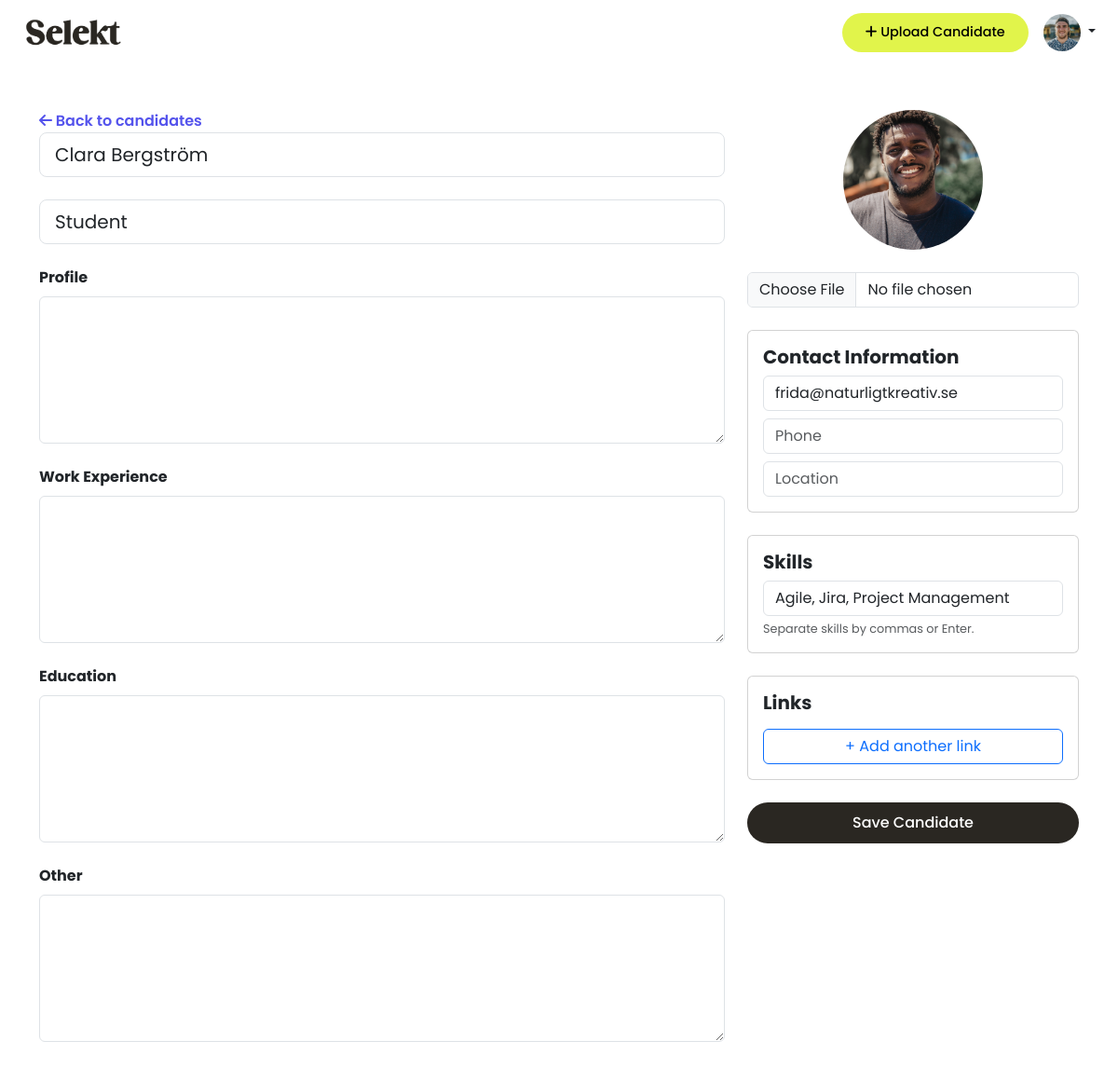
/candidates/11/edit/ (signed in), run on the app's committed database.
### candidates/models.py (models this page shows, shortened)
class Profile(models.Model):
    user = models.OneToOneField(User, on_delete=models.CASCADE)
    profile_image = models.ImageField(upload_to='profile_images/', blank=True, null=True)

class Candidate(models.Model):
    user = models.ForeignKey(User, on_delete=models.CASCADE)
    name = models.CharField(max_length=100)
    email = models.EmailField()
    phone_number = models.CharField(max_length=20, blank=True)
    job_title = models.CharField(max_length=100, blank=True)
    profile_summary = models.TextField(blank=True)
    work_experience = models.TextField(blank=True)
    education = models.TextField(blank=True)
    location = models.CharField(max_length=100, blank=True)
    links = models.CharField(max_length=255, blank=True, help_text="e.g. LinkedIn, GitHub URLs")
    profile_image = models.ImageField(upload_to='profile_images/', blank=True, null=True)
    other = models.TextField(blank=True)
    notes = models.TextField(blank=True)
    top_skills = models.CharField(
        max_length=255,
        blank=True,
        help_text="Write top skills separated by commas (e.g. Communication, Leadership, SQL)"
    )
    uploaded_at = models.DateTimeField(auto_now_add=True)

### candidates/views.py (the view, shortened to what this page needs)
# urls.py: path('<int:pk>/edit/', views.CandidateUpdateView.as_view(), name='candidate_edit'),
class CandidateUpdateView(UpdateView):
    model = Candidate
    fields = [
            'name', 'email', 'phone_number', 'job_title', 'profile_summary',
            'work_experience', 'education', 'location', 'links',
            'profile_image', 'other', 'notes', 'top_skills'
    ]
    template_name = 'candidate-form.html'
    def get_object(self, queryset=None):
        obj = super().get_object(queryset)
        if obj.user != self.request.user:
            raise Http404("This candidate does not belong to you.")
        return obj

### candidates/context_processors.py (called while the page is built)
def profile_picture(request):
    if request.user.is_authenticated:
        try:
            profile = request.user.profile
        except Profile.DoesNotExist:
            profile = None
    else:
        profile = None
    return {'profile': profile}

### templates/candidate-form.html (shortened to what this page needs)
{% extends 'base.html' %}
{% load static %}
{% block content %}
<div class="container py-5">
  <form method="post" enctype="multipart/form-data">
    <div class="row">
      <div class="col-md-8">
        <a href="{% url 'dashboard' %}" class="base-link"><i class="fa-solid fa-arrow-left"></i> Back to candidates</a>
        <div class="mb-4">
          <input type="text" name="name" class="form-control form-control-lg" placeholder="Name" value="{{ form.name.value|default_if_none:'' }}">
        </div>
        <div class="mb-4">
          <input type="text" name="job_title" class="form-control form-control-lg" placeholder="Job Title" value="{{ form.job_title.value|default_if_none:'' }}">
        </div>
        <div class="mb-4">
          <label class="form-label fw-bold">Profile</label>
          <textarea id="profile_summary" name="profile_summary" class="form-control wysiwyg" rows="6">{{ form.profile_summary.value|default_if_none:'' }}</textarea>
        </div>
        <div class="mb-4">
          <label class="form-label fw-bold">Work Experience</label>
          <textarea id="work_experience" name="work_experience" class="form-control wysiwyg" rows="6">{{ form.work_experience.value|default_if_none:'' }}</textarea>
        </div>
        <div class="mb-4">
          <label class="form-label fw-bold">Education</label>
          <textarea id="education" name="education" class="form-control wysiwyg" rows="6">{{ form.education.value|default_if_none:'' }}</textarea>
        </div>
        <div class="mb-4">
          <label class="form-label fw-bold">Other</label>
          <textarea id="other" name="other" class="form-control wysiwyg" rows="6">{{ form.other.value|default_if_none:'' }}</textarea>
        </div>
      </div>
      <div class="col-md-4">
        <div class="text-center mb-4">
          {% if form.instance.profile_image %}
            <img src="{{ form.instance.profile_image.url }}" class="rounded-circle mb-3" style="width: 150px; height: 150px; object-fit: cover;">
          {% else %}
            <img src="{% static 'media/images/user-pic.png' %}" class="rounded-circle mb-3" style="width: 150px; height: 150px; object-fit: cover;">
          {% endif %}
          <input type="file" name="profile_image" class="form-control mt-2">
        </div>
        <div class="card p-3 mb-4">
          <h5 class="card-title fw-bold">Contact Information</h5>
          <input type="email" name="email" class="form-control mb-2" placeholder="Email" value="{{ form.email.value|default_if_none:'' }}">
          <input type="text" name="phone_number" class="form-control mb-2" placeholder="Phone" value="{{ form.phone_number.value|default_if_none:'' }}">
          <input type="text" name="location" class="form-control" placeholder="Location" value="{{ form.location.value|default_if_none:'' }}">
        </div>
        <div class="card p-3 mb-4">
          <h5 class="card-title fw-bold">Skills</h5>
          <input id="top_skills" name="top_skills" class="form-control" value="{{ form.top_skills.value|default_if_none:'' }}">
          <small class="text-muted mt-1 d-block">Separate skills by commas or Enter.</small>
        </div>
        <div class="card p-3 mb-4">
          <h5 class="card-title fw-bold">Links</h5>
            <button type="button" class="btn btn-outline-primary mt-2" onclick="addLinkRow()">+ Add another link</button>
          </div>
        <div class="d-grid">
          <button type="submit" class="btn button-base scn-button">Save Candidate</button>
        </div>
      </div>
    </div>
  </form>
</div>
{% endblock %}

### templates/base.html (shortened to what this page needs)
{% load static %}
<!DOCTYPE html>
<html lang="en">
<head>
    <link href="https://cdn.jsdelivr.net/npm/bootstrap@5.3.2/dist/css/bootstrap.min.css" rel="stylesheet">
    <link rel="stylesheet" href="{% static 'css/style.css' %}">
    <link rel="stylesheet" href="https://cdn.jsdelivr.net/npm/trumbowyg@2.25.1/dist/ui/trumbowyg.min.css">
<link rel="stylesheet" href="https://cdn.jsdelivr.net/npm/trumbowyg@2.25.1/dist/ui/trumbowyg.min.css">
</head>
<body class="logged-in-body">
<header class="d-flex justify-content-between align-items-center px-4 py-3">
  <a href="{% url 'dashboard' %}" class="text-decoration-none">
    <img src="{% static 'media/images/logo.png' %}" alt="Logo" class="logo-img">
  </a>
  <div class="d-flex align-items-center gap-3">
    <a href="{% url 'candidate_add' %}" class="btn button-base cta-button">
      <i class="fa-solid fa-plus"></i> Upload Candidate
    </a>
    <div class="dropdown">
      <button class="btn dropdown-toggle p-0 border-0 bg-transparent" type="button" id="userMenuButton" data-bs-toggle="dropdown" aria-expanded="false">
        {% if profile and profile.profile_image %}
        <img src="{{ profile.profile_image.url }}" alt="Profile" class="rounded-circle profile-pic">
    {% else %}
        <img src="{% static 'media/images/user-pic.png' %}" alt="Default Image" class="rounded-circle profile-pic">
    {% endif %}
      </button>
    </div>
</header>
              {% block content %}
              {% endblock %}
</body>
</html>

### static/css/style.css (style rules this page uses)
body, .index-body, .auth-body { font-family: 'Poppins', sans-serif; }
.text-muted { color: grey; font-size: 0.8rem; font-family: 'Poppins', sans-serif; }
.button-base { border-radius: 100px; padding: 10px 25px; font-weight: 500; display: inline-block; text-decoration: none; border: none; font-family: 'Poppins', sans-serif; }
.cta-button { background-color: #E1F44B; color: black; }
.scn-button { background-color: #2A2722; color: white; }
.logged-in-body .cta-button { font-size: 0.9rem; }
.base-link { text-decoration: none; color: #5453EC; font-weight: 600; }
header { border-bottom: 0px; height: 70px; }
.logo-img { width: 110px; }
.profile-pic { width: 40px; height: 40px; object-fit: cover; }

### data on the page
Profile: profile_image (picture)
Candidate: name "Clara Bergström", job_title "Student", instance.profile_image (picture), email "frida@naturligtkreativ.se", top_skills "Agile, Jira, Project Management"
